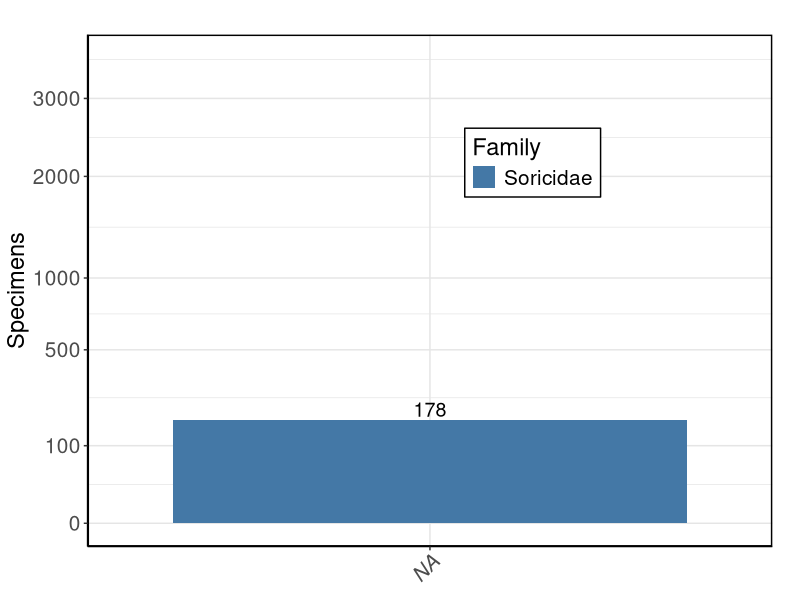

R code for this plot:
library(ggplot2)
library(dplyr)
library(stringr)

#Read in data
rodent <-read.csv("Supplementary_Data_SD5.csv")

#Order genera alphabetically within family
custom_genus_order_rodent <- c("Baiomys", "Microtus", "Neotoma", "Onychomys", "Peromyscus", "Reithrodontomys", "Sigmodon", "Erethizon", "Megascapheus", "Thomomys", "Chaetodipus", "Dipodomys", "Perognathus", "Mus", "Rattus", "Ammospermophilus", "Cynomys", "Neotamias", "Otospermophilus", "Sciurus", "Tamiasciurus", "Xerospermophilus")

rodent$genus_mdd <- factor(rodent$genus_mdd, levels = custom_genus_order_rodent)

label_data_rodent <- rodent %>%
  count(genus_mdd, family)

#Assign a color for each family
custom_colors <- c("#4478a6", "#898c26", "#94cef2", "#3c401e", "#a3afbb",  "#AA865A")

#Plot species in a bar chart
ggplot(label_data_rodent, aes(x = genus_mdd, y = n, fill = family)) +
  geom_col() +
  geom_text(aes(label = n), 
            vjust = -0.2, 
            size = 5) +
  scale_fill_manual(values = custom_colors) +
  scale_y_sqrt(breaks = c(0, 100, 500, 1000, 2000, 3000), limits = c(0, 3600))+
  labs(title = "", x = "", y = "Specimens") +
  theme(plot.title = element_text(hjust = .5, size = 20),
        legend.position = c(.65, .75),
        plot.margin = margin(b = -10, r = 20, l = 5),
        axis.title.x = element_text(size = 17),              
        axis.title.y = element_text(size = 17),              
        axis.text.x = element_text(size = 15, angle = 45, face = "italic", vjust = 1.05, hjust = 1.01),               
        axis.text.y = element_text(size = 15))+
  guides(fill = guide_legend(title = "Family"))+
  theme(
    panel.background = element_blank(),        
    panel.border = element_rect(color = "black", fill = NA, linewidth = 1),
    plot.background = element_blank(),         
    panel.grid.major = element_line(color = "grey90"),  
    panel.grid.minor = element_line(color = "grey90"),        
    axis.line = element_line(color = "black"),  
    legend.background = element_rect(color = "black", fill = "white"),
    legend.text = element_text(size = 15), 
    legend.title = element_text(size = 17)
  )
